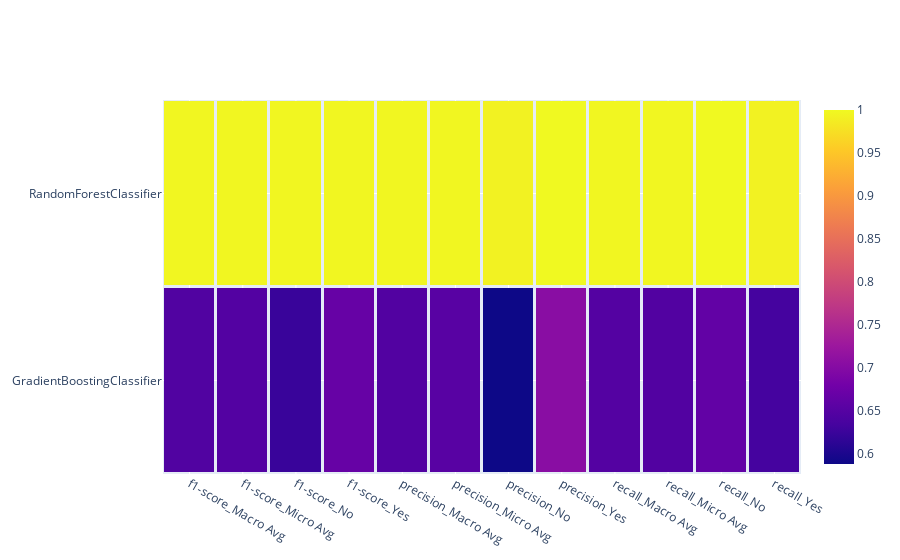

Notebook code cell kept with this figure:
### Code cell
import plotly.graph_objects as go

fig = go.Figure(data=go.Heatmap(
                   z=df.values.tolist(),
                   x=df.columns,
                   #y=[classifier for classifier in df.index.values.tolist()],
                    y = df.index.values.tolist(),
                   hoverongaps = False,
                    xgap = 3,
                    ygap = 3), 
                   )
fig.show()

### Figure 1 — Plotly figure (JSON) as saved in the notebook; plotly's stock layout.template omitted (floating-point values rounded to 4 significant figures)
{"data": [{"hoverongaps": false, "type": "heatmap", "x": ["f1-score_Macro Avg", "f1-score_Micro Avg", "f1-score_No", "f1-score_Yes", "precision_Macro Avg", "precision_Micro Avg", "precision_No", "precision_Yes", "recall_Macro Avg", "recall_Micro Avg", "recall_No", "recall_Yes"], "xgap": 3, "y": ["GradientBoostingClassifier", "RandomForestClassifier"], "ygap": 3, "z": [[0.6447, 0.6473, 0.623, 0.6664, 0.6458, 0.6526, 0.5876, 0.704, 0.6478, 0.646, 0.663, 0.6326], [0.9967, 0.9967, 0.9967, 0.9967, 0.9967, 0.9967, 0.9933, 1, 0.9967, 0.9967, 1, 0.9934]]}], "layout": {}}
